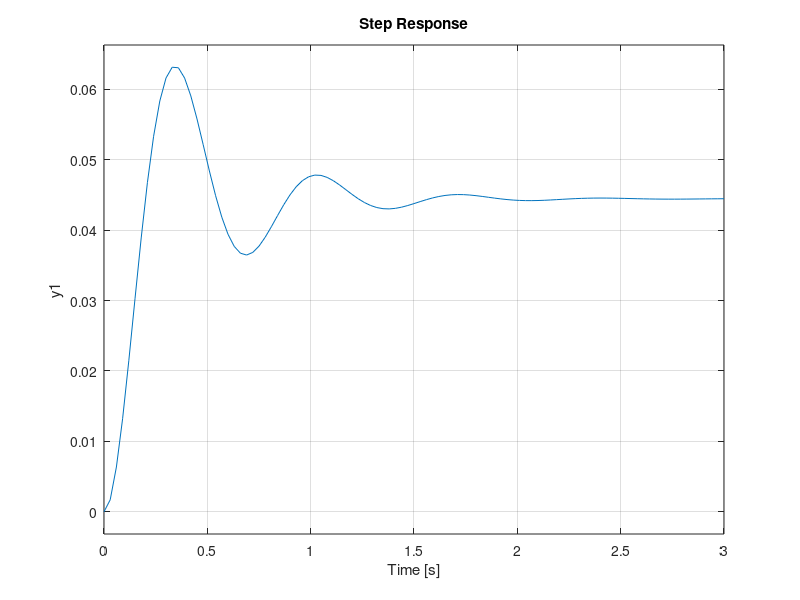
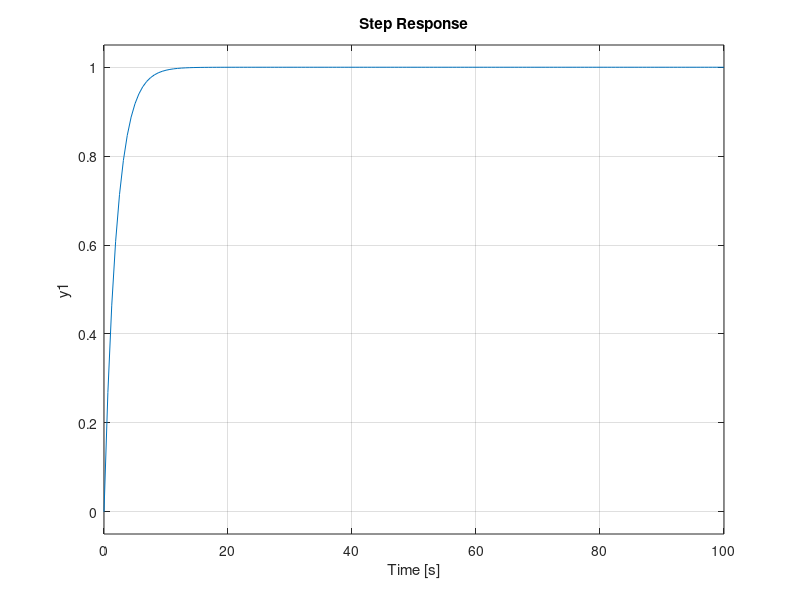
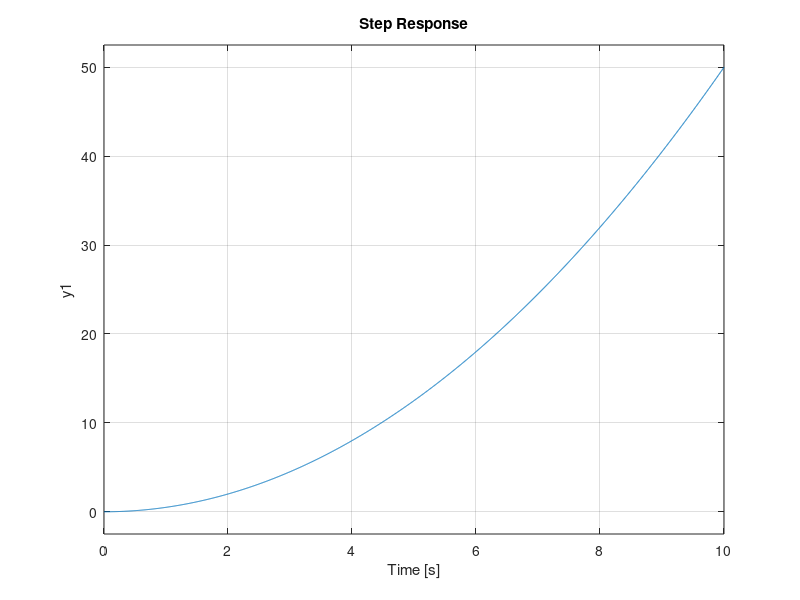
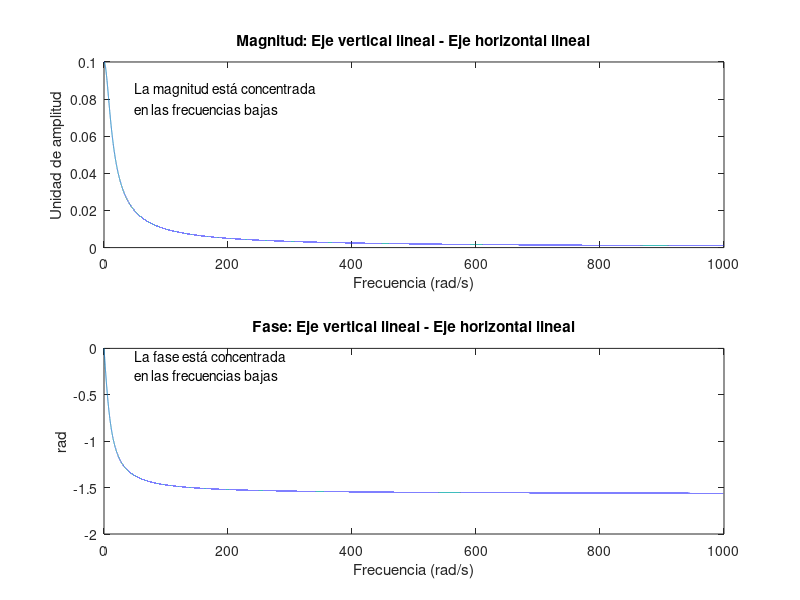

MATLAB code to generate these figures, in order:
% ============================================================
% CURSO: SISTEMAS DINÁMICOS
% GRUPO: 2
% SEMESTRE: 2022-3
% PROFESOR: DAVID JULIAN GONZÁLEZ MALDONADO
% ============================================================

close all % Cierro todas las ventanas
clc % Limpio el Command Window

t = -10:0.01:10; % Creo un vector de tiempo de 0 a 10, en interv. de 0.01

% Gráfica de una onda seno
x1 = sin(2*pi*t/3);
figure
plot(t,x1)
title('sin(2*pi*t/3)')

% Cálculo de polos de la función F = (s+1)/(4s^3+2s^2+3s+1)
polos = roots([4 2 3 1])

% Respuesta de sistemas subamortiguados
k=4/90; % Ganancia K
sigma = 5/2; % sigma = zeta*omegan
omegad=sqrt(335)/2; % Frecuencia amortiguada
omegan=sqrt(90); % Frecuencia no amortiguada
zeta=sigma/omegan; % Coeficiente de amortiguamento

tr=(pi-atan(omegad/sigma))/omegad % Tiempo de retardo
tp=pi/omegad % Tiempo pico
Mp=k*e^(-zeta/sqrt(1-zeta^2)*pi) % Sobrepaso máximo
ts=4/(zeta*omegan) % Tiempo de subida
sys = tf(4,[1 5 90]) % Función de Transferencia
step(sys,3)

% Resolución de sistemas de ecuaciones lineales
R1 = 1e3;
R2 = 270;
R3 = 330;
Vs1 = 12;
Vs2 = 5;
A = [1 -1 -1;R1 0 R2;0 R3 -R2];
B=[0;Vs1-Vs2;Vs2];
%I = inv(A)*B
I = A\B;

% Sistemas Eléctricos
R = 2;
L = 1;
C = 1;

% Sistema RC
VcVs1 = tf([1],[R*C 1])
figure
step(VcVs1,100)

% Sistema RLC
VcVs2 = tf([1],[L*C R*C 1])
figure
step(VcVs2,100)

% ----------------------------------
% CLASE 15/09/2022
% ----------------------------------

% 1 Polo negativo (ESTABLE)
sis1 = tf(1,[1 1])
impulse(sis1)
% 1 Polo (o par de polos conjugados) en el origen (CRITICAMENTE ESTABLE)
sis2 = tf(1,[1 0])
impulse(sis2)
% 2 Polos en el origen (INESTABLE)
sis3 = tf(1,[1 0 0])
impulse(sis3)

sis = tf(1,[1 0 0 ])
step(sis)


% ----------------------------------
% CLASE 04/10/2022
% ----------------------------------
close all
% DIAGRAMA DE BODE
omega = 0.01:0.01:1000;
X = 1./(1i*omega +10);

% Diagrama de Bode: Escala vertical lineal vs. Escala horizontal lineal
mag = abs(X);
fas = angle(X);
figure
subplot(2,1,1)
plot(omega,mag)
xlabel('Frecuencia (rad/s)')
ylabel('Unidad de amplitud')
h=gcf();
text(50.0,0.08, {"La magnitud está concentrada","en las frecuencias bajas"})
title('Magnitud: Eje vertical lineal - Eje horizontal lineal')

subplot(2,1,2)
plot(omega,fas)
xlabel('Frecuencia (rad/s)')
ylabel('rad')
text(50.0,-0.2, {"La fase está concentrada","en las frecuencias bajas"})
title('Fase: Eje vertical lineal - Eje horizontal lineal')

% Diagrama de Bode: Escala vertical lineal vs. Escala horizontal logarítmica
mag = abs(X);
fas = angle(X);
figure
subplot(2,1,1)
semilogx(omega,mag)
xlabel('Frecuencia (rad/s)')
ylabel('Unidad de amplitud')
text(0.012,0.06, {"La magnitud en las frecuencias bajas","se amplia horizontalmente"})
title('Magnitud: Eje vertical lineal - Eje horizontal logarítmico')
subplot(2,1,2)
semilogx(omega,fas)
xlabel('Frecuencia (rad/s)')
ylabel('rad')
text(0.012,-0.5, {"La fase en las frecuencias bajas","se amplia horizontalmente"})
title('Fase: Eje vertical lineal - Eje horizontal logarítmico')

% Diagrama de Bode: 20*log10(Magnitud en Escala lineal) vs. Escala horizontal logarítmica
mag = 20*log10(abs(X));
fas = angle(X);
figure
subplot(2,1,1)
semilogx(omega,mag)
xlabel('Frecuencia (rad/s)')
ylabel('dB (20*log_{10}(Mag))')
text(0.012,-30, {"La magnitud en las frecuencias bajas","se amplia horizontalmente"})
text(0.0512,-50, {"La atenuación de la magnitud","se convierte en una linea recta"})
title('Magnitud: Eje vertical en decibeles - Eje horizontal logarítmico')
subplot(2,1,2)
semilogx(omega,fas)
xlabel('Frecuencia (rad/s)')
ylabel('rad')
text(0.012,-0.5, {"La fase en las frecuencias bajas","se amplia horizontalmente"})
title('Fase: Eje vertical lineal - Eje horizontal logarítmico')

% Usando las funciones FFT y BODE
sis1 = tf(1,[1 10]);
figure
bode(sis1)
